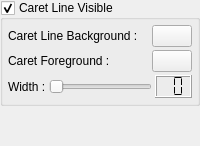
     <widget class="QWidget" name="pCaret">
      <layout class="QVBoxLayout">
       <property name="spacing">
        <number>3</number>
       </property>
       <property name="margin">
        <number>0</number>
       </property>
       <item>
        <widget class="QGroupBox" name="gbCaretLineVisible">
         <property name="title">
          <string>Caret Line Visible</string>
         </property>
         <property name="checkable">
          <bool>true</bool>
         </property>
         <layout class="QGridLayout">
          <property name="margin">
           <number>5</number>
          </property>
          <property name="spacing">
           <number>3</number>
          </property>
          <item row="1" column="1">
           <widget class="pColorButton" name="tbCaretForeground">
            <property name="sizePolicy">
             <sizepolicy hsizetype="Fixed" vsizetype="Fixed">
              <horstretch>0</horstretch>
              <verstretch>0</verstretch>
             </sizepolicy>
            </property>
           </widget>
          </item>
          <item row="0" column="0">
           <widget class="QLabel" name="lCaretLineBackground">
            <property name="text">
             <string>Caret Line Background :</string>
            </property>
           </widget>
          </item>
          <item row="1" column="0">
           <widget class="QLabel" name="lCaretForeground">
            <property name="text">
             <string>Caret Foreground :</string>
            </property>
           </widget>
          </item>
          <item row="2" column="0" colspan="2">
           <layout class="QHBoxLayout">
            <property name="spacing">
             <number>3</number>
            </property>
            <item>
             <widget class="QLabel" name="lCaretWidth">
              <property name="text">
               <string>Width :</string>
              </property>
             </widget>
            </item>
            <item>
             <widget class="QSlider" name="sCaretWidth">
              <property name="sizePolicy">
               <sizepolicy hsizetype="Expanding" vsizetype="Fixed">
                <horstretch>0</horstretch>
                <verstretch>0</verstretch>
               </sizepolicy>
              </property>
              <property name="minimum">
               <number>1</number>
              </property>
              <property name="maximum">
               <number>10</number>
              </property>
              <property name="pageStep">
               <number>1</number>
              </property>
              <property name="orientation">
               <enum>Qt::Horizontal</enum>
              </property>
              <property name="tickInterval">
               <number>1</number>
              </property>
             </widget>
            </item>
            <item>
             <widget class="QLCDNumber" name="lnCaretWidth">
              <property name="sizePolicy">
               <sizepolicy hsizetype="Fixed" vsizetype="Fixed">
                <horstretch>0</horstretch>
                <verstretch>0</verstretch>
               </sizepolicy>
              </property>
              <property name="numDigits">
               <number>2</number>
              </property>
              <property name="segmentStyle">
               <enum>QLCDNumber::Flat</enum>
              </property>
             </widget>
            </item>
           </layout>
          </item>
          <item row="0" column="1">
           <widget class="pColorButton" name="tbCaretLineBackground">
            <property name="sizePolicy">
             <sizepolicy hsizetype="Fixed" vsizetype="Fixed">
              <horstretch>0</horstretch>
              <verstretch>0</verstretch>
             </sizepolicy>
            </property>
           </widget>
          </item>
         </layout>
        </widget>
       </item>
       <item>
        <spacer>
         <property name="orientation">
          <enum>Qt::Vertical</enum>
         </property>
         <property name="sizeHint" stdset="0">
          <size>
           <width>20</width>
           <height>40</height>
          </size>
         </property>
        </spacer>
       </item>
      </layout>
     </widget>
